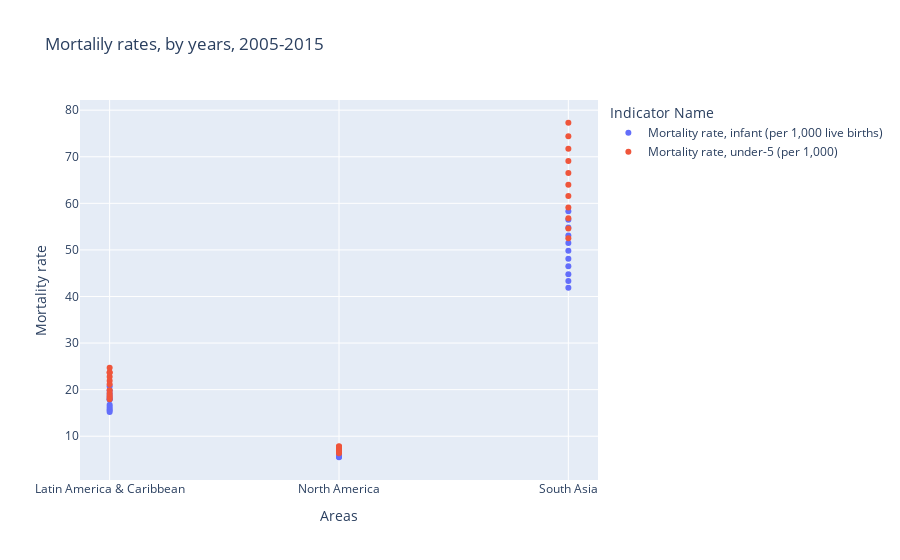

Write notebook code for a chart like this one.
### Markdown cell above
It is clearly seen that South Asia has a high mortality rate in comparison to North America or Latin America and Caribbean. #use the categorized plot

### Code cell
fig = px.scatter(mortal_rate, x="Country Name", y= ['2005', '2006', '2007', '2008', '2009', '2010', '2011', '2012', '2013', '2014', '2015']
                 ,color = "Indicator Name" , title = 'Mortalily rates, by years, 2005-2015') # could not choose all the columns here
fig.update_layout(yaxis_title = 'Mortality rate', xaxis_title = 'Areas')
fig.show()

### Figure 1 — Plotly figure (JSON) as saved in the notebook; plotly's stock layout.template omitted (floating-point values rounded to 4 significant figures)
{"data": [{"hovertemplate": "Indicator Name=Mortality rate, infant (per 1,000 live births)<br>Country Name=%{x}<br>value=%{y}<extra></extra>", "legendgroup": "Mortality rate, infant (per 1,000 live births)", "marker": {"color": "#636efa", "symbol": "circle"}, "mode": "markers", "name": "Mortality rate, infant (per 1,000 live births)", "orientation": "v", "showlegend": true, "type": "scatter", "x": ["Latin America & Caribbean", "North America", "South Asia", "Latin America & Caribbean", "North America", "South Asia", "Latin America & Caribbean", "North America", "South Asia", "Latin America & Caribbean", "North America", "South Asia", "Latin America & Caribbean", "North America", "South Asia", "Latin America & Caribbean", "North America", "South Asia", "Latin America & Caribbean", "North America", "South Asia", "Latin America & Caribbean", "North America", "South Asia", "Latin America & Caribbean", "North America", "South Asia", "Latin America & Caribbean", "North America", "South Asia", "Latin America & Caribbean", "North America", "South Asia"], "xaxis": "x", "y": [20.74, 6.684, 58.3, 19.87, 6.583, 56.5, 19.12, 6.48, 54.8, 18.47, 6.378, 53.1, 17.87, 6.284, 51.5, 17.94, 6.181, 49.8, 16.77, 5.98, 48.1, 16.31, 5.978, 46.5, 15.92, 5.786, 44.8, 15.56, 5.586, 43.3, 15.22, 5.486, 41.9], "yaxis": "y"}, {"hovertemplate": "Indicator Name=Mortality rate, under-5 (per 1,000)<br>Country Name=%{x}<br>value=%{y}<extra></extra>", "legendgroup": "Mortality rate, under-5 (per 1,000)", "marker": {"color": "#EF553B", "symbol": "circle"}, "mode": "markers", "name": "Mortality rate, under-5 (per 1,000)", "orientation": "v", "showlegend": true, "type": "scatter", "x": ["Latin America & Caribbean", "North America", "South Asia", "Latin America & Caribbean", "North America", "South Asia", "Latin America & Caribbean", "North America", "South Asia", "Latin America & Caribbean", "North America", "South Asia", "Latin America & Caribbean", "North America", "South Asia", "Latin America & Caribbean", "North America", "South Asia", "Latin America & Caribbean", "North America", "South Asia", "Latin America & Caribbean", "North America", "South Asia", "Latin America & Caribbean", "North America", "South Asia", "Latin America & Caribbean", "North America", "South Asia", "Latin America & Caribbean", "North America", "South Asia"], "xaxis": "x", "y": [24.7, 7.854, 77.3, 23.66, 7.751, 74.4, 22.76, 7.648, 71.7, 21.93, 7.545, 69.1, 21.18, 7.35, 66.5, 23.66, 7.248, 64, 19.87, 7.045, 61.6, 19.3, 6.943, 59.1, 18.78, 6.751, 56.8, 18.35, 6.551, 54.6, 17.96, 6.36, 52.5], "yaxis": "y"}], "layout": {"legend": {"title": {"text": "Indicator Name"}, "tracegroupgap": 0}, "title": {"text": "Mortalily rates, by years, 2005-2015"}, "xaxis": {"anchor": "y", "domain": [0, 1], "title": {"text": "Areas"}}, "yaxis": {"anchor": "x", "domain": [0, 1], "title": {"text": "Mortality rate"}}}}
